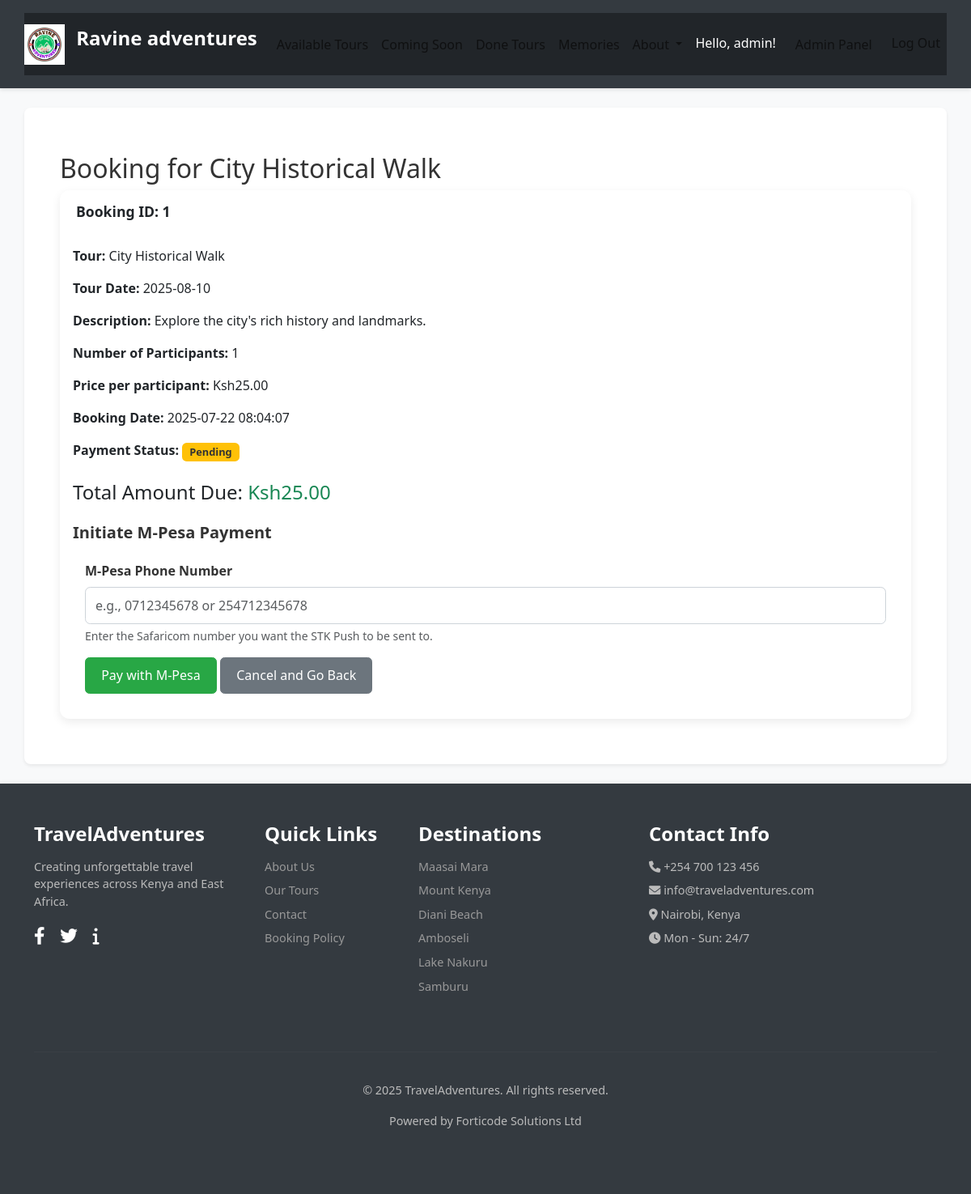
/booking_details/1 (signed in), run on an earlier commit of the app's database.
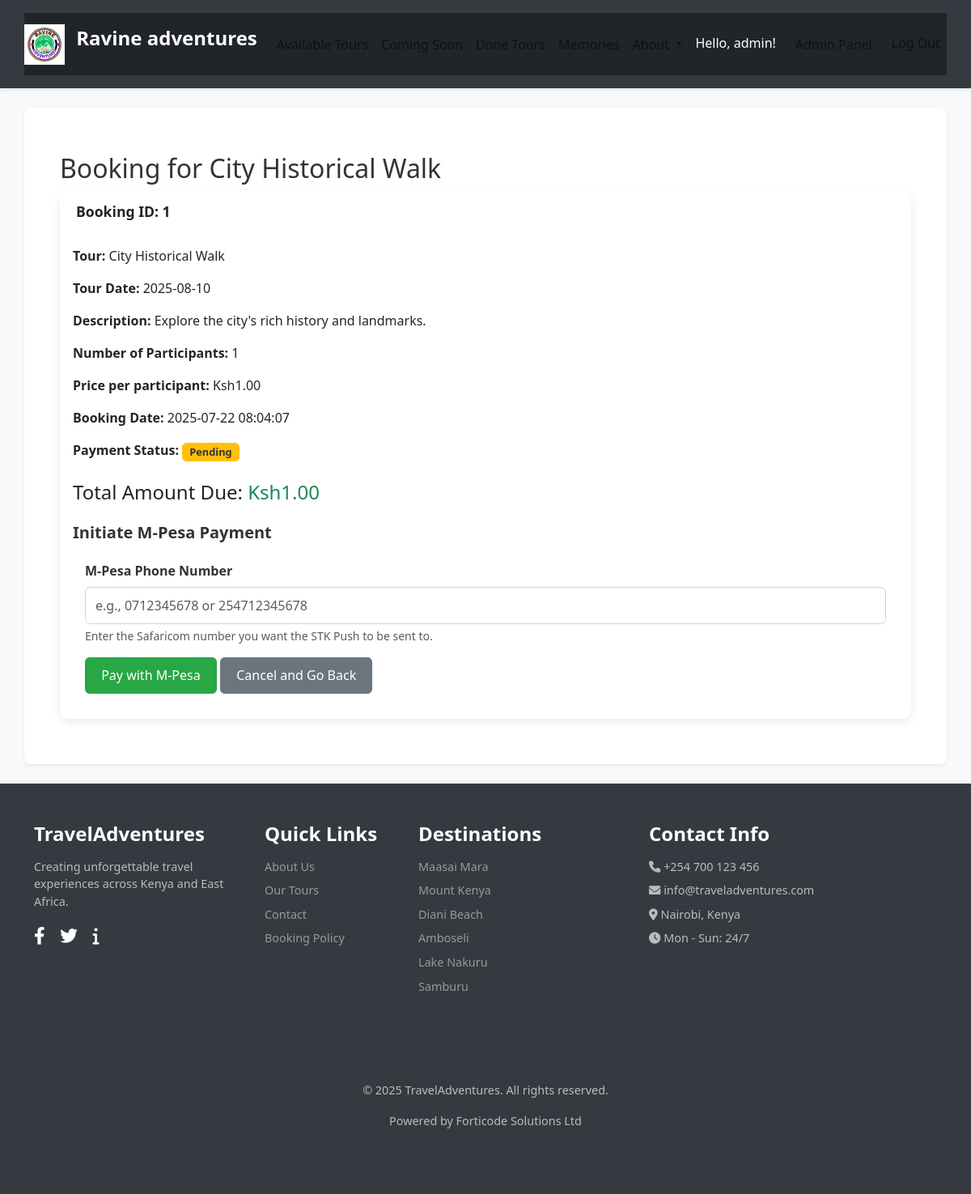
And on a later commit of the database.
### tables this page shows
CREATE TABLE tours (
    id INTEGER PRIMARY KEY AUTOINCREMENT,
    name TEXT NOT NULL,
    description TEXT,
    price REAL NOT NULL,
    date TEXT NOT NULL,
    max_participants INTEGER NOT NULL,
    current_participants INTEGER DEFAULT 0,
    status TEXT DEFAULT 'available'
);

### app.py (the view)
    @app.route('/booking_details/<int:booking_id>')
    @login_required
    def booking_details(booking_id):
        db = get_db()
        booking = db.execute(
            'SELECT b.id, b.num_participants, b.payment_status, b.booking_date, '
            'b.customer_name, b.customer_email, '
            'b.mpesa_receipt, b.amount_paid, b.phone_number_paid, ' # Include M-Pesa specific fields
            't.name AS tour_name, t.description, t.price, t.date AS tour_date '
            'FROM bookings b JOIN tours t ON b.tour_id = t.id '
            'WHERE b.id = ? AND b.user_id = ?',
            (booking_id, session['user_id'])
        ).fetchone()
        if not booking:
            flash('Booking not found or you do not have permission.', 'danger')
            return redirect(url_for('my_bookings')) # Assuming you have a my_bookings route
        return render_template('booking_details.html', booking=booking)

### database.py (called while the page is built)
def get_db():
    if 'db' not in g:
        g.db = sqlite3.connect(
            current_app.config['DATABASE'],
            detect_types=sqlite3.PARSE_DECLTYPES
        )
        g.db.row_factory = sqlite3.Row # Returns rows that behave like dicts
    return g.db

### templates/booking_details.html (shortened to what this page needs)
{% extends 'base.html' %}  {% block content %}
<div class="container my-4">
    <h2>Booking for {{ booking.tour_name }}</h2>
    <div class="card mb-4">
        <div class="card-header">
            Booking ID: {{ booking.id }}
        </div>
        <div class="card-body">
            <p><strong>Tour:</strong> {{ booking.tour_name }}</p>
            <p><strong>Tour Date:</strong> {{ booking.tour_date }}</p>
            <p><strong>Description:</strong> {{ booking.description }}</p>
            <p><strong>Number of Participants:</strong> {{ booking.num_participants }}</p>
            <p><strong>Price per participant:</strong> Ksh{{ "%.2f"|format(booking.price) }}</p>
            <p><strong>Booking Date:</strong> {{ booking.booking_date }}</p>
            <p><strong>Payment Status:</strong> {% if booking.payment_status == 'pending' %}
                <span class="badge bg-warning">Pending</span> {% elif booking.payment_status == 'paid' %}
                <span class="badge bg-success">Paid</span> {% elif booking.payment_status == 'failed' %}
                <span class="badge bg-danger">Failed</span> {% else %}
                <span class="badge bg-secondary">{{ booking.payment_status|capitalize }}</span> {% endif %}
            </p>
            {% if booking.payment_status == 'paid' %}
            <p><strong>Amount Paid:</strong> Ksh{{ "%.2f"|format(booking.amount_paid) }}</p>
            <p><strong>M-Pesa Receipt:</strong> {{ booking.mpesa_receipt }}</p>
            <p><strong>Paid By Phone:</strong> {{ booking.phone_number_paid }}</p>
            <a href="{{ url_for('generate_pdf_receipt', booking_id=booking.id) }}" class="btn btn-primary mt-3" target="_blank">Print Receipt</a>
            <a href="{{ url_for('my_bookings') }}" class="btn btn-secondary mt-3">Back to My Bookings</a> {% else %} {% set total_amount = booking.price * booking.num_participants %}
            <h4 class="mt-4">Total Amount Due: <span class="text-success">Ksh{{ "%.2f"|format(total_amount) }}</span></h4>
            <div class="mt-4">
                <h5>Initiate M-Pesa Payment</h5>
                <form method="POST" action="{{ url_for('initiate_mpesa_payment', booking_id=booking.id) }}">
                    <div class="mb-3">
                        <label for="phone_number" class="form-label">M-Pesa Phone Number</label>
                        <input type="tel" class="form-control" id="phone_number" name="phone_number" placeholder="e.g., 0712345678 or 254712345678" required pattern="^(0|254)\d{9}$">
                        <div class="form-text">Enter the Safaricom number you want the STK Push to be sent to.</div>
                    </div>
                    <button type="submit" class="btn btn-success">Pay with M-Pesa</button>
                    <a href="{{ url_for('my_bookings') }}" class="btn btn-secondary">Cancel and Go Back</a>
                </form>
            </div>
            {% endif %}
        </div>
    </div>
</div>
{% endblock %}

What changed in the data, as far as the page shows it:
changed tours "City Historical Walk": price "25.00" → "1.00"
Also different on the page:
{{ "%.2f"|format(total_amount) }}: "25.00" → "1.00"
